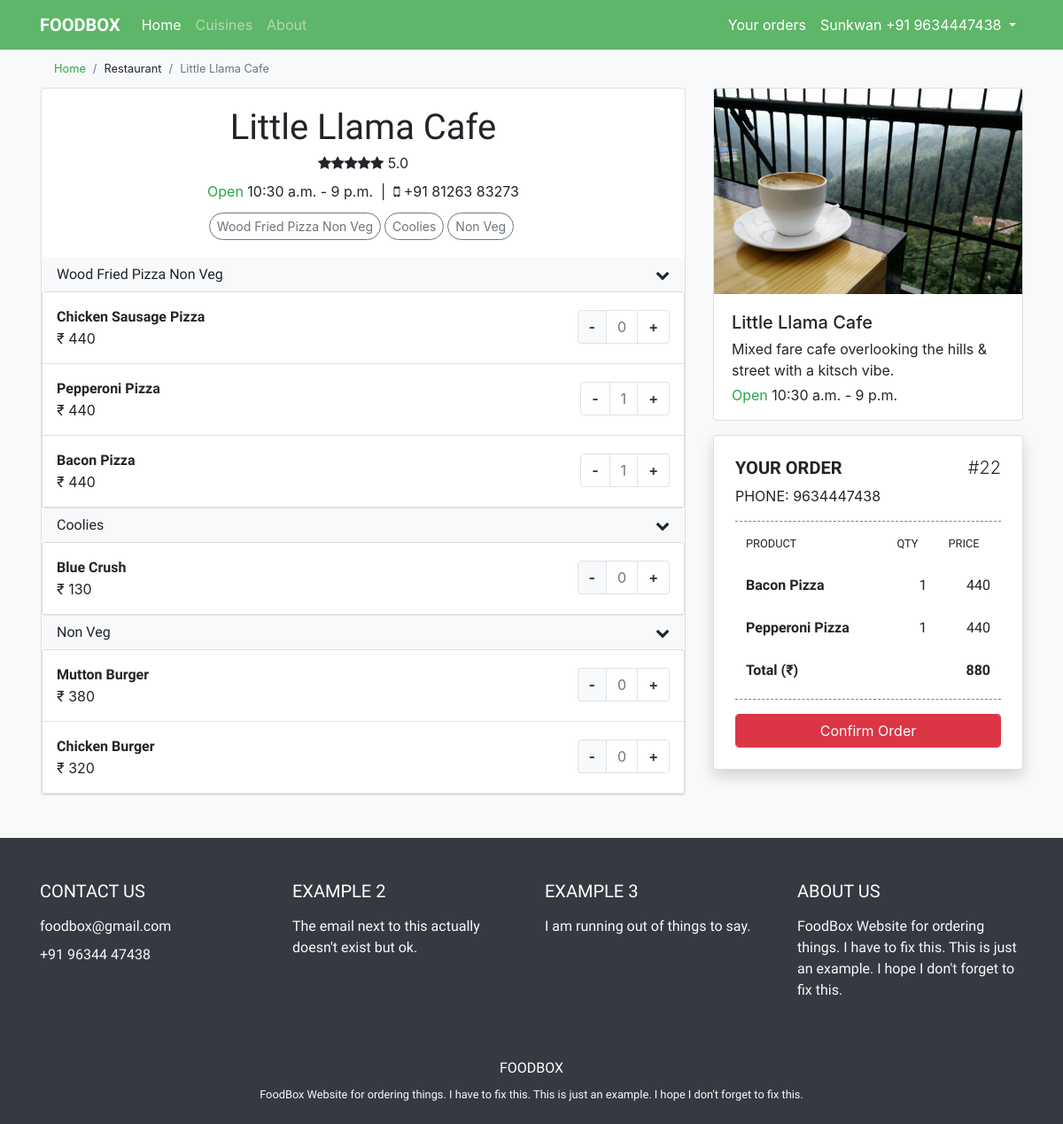
/restaurant/1 (signed in), run on the app's committed database.
### food/models.py (models this page shows, shortened)
class Profile(models.Model):
    user = models.OneToOneField(User, on_delete=models.CASCADE)
    location = models.CharField(max_length=64, blank=True)
    phoneNumber = models.CharField(max_length=64, blank=True)
    ownedRestaurant = models.ForeignKey(Restaurant, on_delete=models.CASCADE, related_name='owners', null=True)
    birthDate = models.DateField(null=True, blank=True)

class Restaurant(models.Model):
    name = models.CharField(max_length=50)
    nick = models.CharField(max_length=10, blank=True)
    cuisine = models.ManyToManyField(Cuisine, related_name='restaurants')
    description = models.TextField(blank=True)
    phoneNumber = models.CharField(max_length=50, blank=True)
    url = models.URLField(blank=True)
    openTime = models.TimeField(blank=True, null=True)
    closeTime = models.TimeField(blank=True, null=True)

class Category(models.Model):
    restaurant = models.ForeignKey(Restaurant, on_delete=models.CASCADE, related_name='categories')
    name = models.CharField(max_length=50)

class MenuItem(models.Model):
    name = models.CharField(max_length=50)
    price = models.IntegerField()
    description = models.TextField(blank=True)
    image = models.ImageField(upload_to='menu_item', blank=True)
    category = models.ForeignKey('Category', on_delete=models.CASCADE, related_name='menu', null=True)
    totalCount = models.IntegerField(default=0)

class Order(models.Model):
    user = models.ForeignKey(User, on_delete=models.CASCADE, related_name='orders')
    restaurant = models.ForeignKey(Restaurant, on_delete=models.CASCADE, related_name='orders')
    address = models.CharField(max_length=100, blank=True)
    status = models.IntegerField(default=0)
    totalPrice = models.IntegerField(default=0)

class OrderItem(models.Model):
    orderList = models.ForeignKey(Order, on_delete=models.CASCADE, related_name='items')
    menuItem = models.ForeignKey(MenuItem, on_delete=models.CASCADE, related_name='orders')
    price = models.IntegerField(default=0)
    count = models.IntegerField(default=0)

### food/views.py (the view)
# urls.py: path("restaurant/<int:restaurantId>", views.restaurant, name='restaurant'),
def restaurant(request, restaurantId):
    try:
        restaurant = Restaurant.objects.get(pk=restaurantId)
    except Post.DoesNotExist:
        raise Http404("Restaurant does not exist")
    context = {
        "restaurant": restaurant,
        "categories": restaurant.categories.all(),
        "currentTime": datetime.datetime.now(),
        "phoneNumber": request.user.profile.phoneNumber
    }
    if request.user.is_authenticated:
        if request.method == 'POST':
            orderId = request.POST['orderId']
            order = Order.objects.get(id=orderId)
            if request.user.profile.phoneNumber == '':
                return HttpResponseRedirect(reverse('phoneNumber'))
            return HttpResponseRedirect(reverse('address', args=[restaurantId]))
        else:
            context['loggedIn'] = True
            try:
                currentOrder = Order.objects.get(user=request.user, restaurant=restaurant, status=0)
                context['currentOrder'] = currentOrder
            except:
                print('No current order')
    else:
        context['loggedIn'] = False
    return render(request, "food/restaurant.html", context)

### food/templatetags/food_extra.py (called while the page is built)
@register.filter
def multiply(value, arg):
    return value * arg

@register.filter
def matchingID(items, menuID):
    try:
        item = items.filter(menuItem=menuID).first()
        result = {
                'count': item.count,
                'id': item.id
            }
    except:
        return mark_safe(f'''
              <li class="page-item">
                <button class="remove-order-button page-link font-weight-bold text-dark button-disabled" disabled>-</button>
              </li>
              <li class="page-item disabled"><a class="page-link order-item-count">0</a></li>
            ''')
    return mark_safe(f'''
          <li class="page-item">
            <button class="remove-order-button page-link font-weight-bold text-dark" data-id="{result['id']}">-</button>
          </li>
          <li class="page-item disabled"><a class="page-link order-item-count">{result['count']}</a></li>
        ''')

### food/templates/food/restaurant.html (shortened to what this page needs)
{% extends "food/base.html" %}
{% load static %}
{% load food_extra %}
{% block body %}
<nav aria-label="breadcrumb"><small>
  <ol class="breadcrumb my-0 bg-light">
    <li class="breadcrumb-item"><a href="{% url 'index' %}" class="text-success">Home</a></li>
    <li class="breadcrumb-item">Restaurant</li>
    <li class="breadcrumb-item active">{{ restaurant.name }}</li>
  </ol></small>
</nav>
<div class="row animate__animated animate__fadeIn">
  <div class="col-12 col-lg-8 px-0 px-lg-3 mb-4">
    <div class="card">
      <div class="card-body px-0 pb-0">
        <h1 class="card-title text-center mb-1" id="logo">{{ restaurant.name }}</h1>
        <div class="text-center mt-0 mb-2">
          <i class="fa fa-star" aria-hidden="true"></i><i class="fa fa-star" aria-hidden="true"></i><i class="fa fa-star" aria-hidden="true"></i><i class="fa fa-star" aria-hidden="true"></i><i class="fa fa-star" aria-hidden="true"></i> 5.0
        </div>
        <div class="text-center mb-2">
          {% if restaurant.openTime %}
            {% if restaurant.openTime <= currentTime.time and restaurant.closeTime >= currentTime.time %}
              <span class="text-success">Open</span>
            {% else %}
              <span class="text-danger">Closed</span>
            {% endif %}
            {{ restaurant.openTime }} - {{ restaurant.closeTime }}
            &nbsp;|&nbsp;
          {% endif %}
          <i class="fa fa-mobile" aria-hidden="true"></i> {{ restaurant.phoneNumber }}
        </div>
        <div class="text-center mb-3">
          {% for category in categories %}<a href="#{{ category.name }}" class="btn btn-sm btn-outline-secondary my-1 mr-1" style="border-radius:50px;">{{ category.name }}</a>{% endfor %}
        </div>
        {% for category in categories %}
          <button class="btn btn-light btn-md btn-block d-flex justify-content-between px-3" type="button" data-toggle="collapse" data-target="#{{ category.name|cut:' ' }}" aria-expanded="false" aria-controls="{{ category.name|cut:' ' }}">
            <p class="my-auto" id="f1">{{ category.name }}</p><i class="fa fa-chevron-down my-auto" aria-hidden="true"></i>
          </button>
          <div class="collapse show" id="{{ category.name|cut:' ' }}">
            <div class="card card-body p-0">
              {% for menu in category.menu.all %}
                <div class="border-bottom px-3 py-3">
                  <div class="row">
                    <div class="col-10">
                      <p class="font-weight-bold my-auto" id="f1">{{ menu.name }}</p><p class="my-auto">&#8377; {{ menu.price }}</p>
                    </div>
                    <div class="col-2">
                      <nav aria-label="order count">
                        <ul class="order-item-div pagination justify-content-end mt-1 mb-0">
                          {{ currentOrder.items.all|matchingID:menu.id }}
                          <li class="page-item">
                            <button class="add-order-button page-link font-weight-bold text-dark" data-id="{{ menu.id }}" data-restaurantid="{{ restaurant.id }}">+</button>
                          </li>
                        </ul>
                      </nav>
                    </div>
                  </div>
                </div>
              {% endfor %}
            </div>
          </div>
          {% endfor %}
      </div>
    </div>
  </div>
  <div class="col-12 col-lg-4">
    <div class="card mb-3 d-none d-lg-block">
      <img class="card-img-top" src="{% with 'food/img/'|add:restaurant.name|add:'.jpg' as image_static %}{% static image_static %}{% endwith %}" alt="{{ restaurant.name }}">
      <div class="card-body">
        <h5 class="card-title">{{ restaurant.name }}</h5>
        <p class="card-subtitle mb-2">{{ restaurant.description }}</p>
        <p class="my-n1">
        {% if restaurant.openTime %}
          {% if restaurant.openTime <= currentTime.time and restaurant.closeTime >= currentTime.time %}
            <span class="text-success">Open</span>
          {% else %}
            <span class="text-danger">Closed</span>
          {% endif %}
          {{ restaurant.openTime }} - {{ restaurant.closeTime }}
        {% endif %}
        </p>
      </div>
    </div>
    <div class="card shadow" id="filter">
      <div class="card-body py-4 px-4" id="order-div">
        {% if loggedIn %}
        <div class="d-flex justify-content-between">
          <h5 class="card-text font-weight-bold f2">YOUR ORDER</h5>
          <h5 class="font-weight-light">#{{ currentOrder.id }}</h5>
        </div>
          {% if phoneNumber %}
            <p>PHONE: {{ phoneNumber }}</p>
          {% else %}
            <p><a href="{% url 'phoneNumber' %}">Confirm your phone number.</a></p>
          {% endif %}
        {% else %}
          <h5 class="card-text font-weight-bold f2">PLEASE LOGIN TO ORDER</h5>
        {% endif %}
        {% if request.user.is_authenticated %}
        <hr class="orderList">
        <table class="table table-borderless f2 mt-n3">
          <thead>
             <tr class="font-weight-bold">
               <th scope="col"><small>PRODUCT</small></th>
               <th scope="col"><small>QTY</small></th>
               <th scope="col"><small>PRICE</small></th>
             </tr>
           </thead>
          <tbody id="order-list">
              {% for item in currentOrder.items.all %}
                <tr id="order-item-{{ item.id }}">
                  <td class="font-weight-bold">{{ item.menuItem.name }}</td>
                  <td class="text-right item-count">{{ item.count }}</td>
                  <td class="text-right item-price">{{ item.menuItem.price|multiply:item.count }}</td>
                </tr>
              {% endfor %}
          </tbody>
          <tfoot>
            <tr class="font-weight-bold">
              {% if currentOrder %}
                <td>Total (&#8377;)</td>
                <td></td>
                <td class="text-right"><span id="total-price">{{ currentOrder.totalPrice }}</span></td>
              {% else %}
                <td>Total (&#8377;)</td>
                <td></td>
                <td class="text-right"><span id="total-price">0</span></td>
              {% endif %}
            </tr>
          </tfoot>
        </table>
        <hr class="orderList mt-n2">
        <form action="{% url 'restaurant' restaurant.id %}" method="post">
          {% if currentOrder.totalPrice > 0 %}
            <button id="order-button" class="form-control btn-danger" type="submit" name="button">Confirm Order</button>
          {% else %}
            <button id="order-button" class="form-control btn-danger" type="submit" name="button" style="display: none;">Confirm Order</button>
          {% endif %}
        </form>
        {% else %}
        <form class="mt-3" action="{% url 'login' %}">
          <button id="order-button" class="form-control btn-outline-success" type="submit" name="button">LOGIN</button>
        </form>
        {% endif %}
      </div>
    </div>
  </div>
</div>
{% endblock %}

### food/templates/food/nav.html (shortened to what this page needs)
<nav class="navbar sticky-top navbar-expand-lg navbar-dark" id="navback">
  <div class="container">
  <a class="navbar-brand font-weight-bold" href="{% url 'index' %}" id="logo">FOODBOX</a>
  <div class="collapse navbar-collapse" id="navbarSupportedContent">
    <ul class="navbar-nav mr-auto">
      <li class="nav-item active">
        <a class="nav-link" href="{% url 'index' %}">Home  <span class="sr-only">(current)</span></a>
      </li>
      <li class="nav-item">
        <a class="nav-link" href="{% url 'cuisines' %}">Cuisines</a>
      </li>
      <li class="nav-item">
        <a class="nav-link" href="{% url 'about' %}">About</a>
      </li>
    </ul>
    {% if request.user.is_authenticated %}
    <ul class="navbar-nav ml-auto">
      <li class="nav-item">
        <a class="nav-link text-white" href="{% url 'orders' %}">Your orders</a>
      </li>
      <li class="nav-item dropdown">
        <a class="nav-link dropdown-toggle text-white" href="#" id="navbarDropdown" role="button" data-toggle="dropdown" aria-haspopup="true" aria-expanded="false">
          {{ user.username|title }} {% if user.profile.phoneNumber %}+91 {% endif %}{{ user.profile.phoneNumber }}
        </a>
      </li>
    </ul>
    {% else %}
    <a class="btn btn-outline-light border-0 my-2 my-sm-0 mx-0 mx-md-2 d-block" href="{% url 'login' %}">Login</a>
    <a class="btn btn-outline-light my-2 my-sm-0 d-block" href="{% url 'register' %}">Register</a>
    {% endif %}
  </div>
  </div>
</nav>

### food/static/food/index.css (style rules this page uses)
#logo { font-family: 'Roboto Condensed', sans-serif; }
#navback { background-color: #5EB668 !important; }
#f1 { font-family: 'Nanum Gothic', sans-serif; }
.f2 { font-family: 'Raleway', sans-serif; }
#filter { position: -webkit-sticky; position: sticky; top: 80px; }
.button-disabled { background-color: #F8F9FA; }
.orderList { border-top: 1px dashed grey; }

### data on the page
Restaurant: name "Little Llama Cafe", openTime "10:30 a.m.", closeTime "9 p.m.", phoneNumber "+91 81263 83273", name (picture), description "Mixed fare cafe overlooking the hills & street with a kitsch vibe."
Category: name "Wood Fried Pizza Non Veg"
Category: name "Coolies"
Category: name "Non Veg"
MenuItem: name "Chicken Sausage Pizza", price "440"
Order: items.all|matchingID "- 0", items.all|matchingID "- 1", id "22", totalPrice "880"
MenuItem: name "Pepperoni Pizza", price "440"
MenuItem: name "Bacon Pizza", price "440"
MenuItem: name "Blue Crush", price "130"
MenuItem: name "Mutton Burger", price "380"
MenuItem: name "Chicken Burger", price "320"
Profile: phoneNumber "9634447438"
OrderItem: menuItem.name "Bacon Pizza", count "1", menuItem.price|multiply "440"
OrderItem: menuItem.name "Pepperoni Pizza", count "1", menuItem.price|multiply "440"

### other printed values
{{ user.username|title }} "Sunkwan"
{{ user.profile.phoneNumber }} "9634447438"
